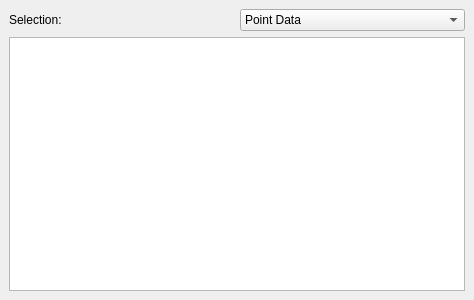
<ui version="4.0" >
 <class>ElementInspector</class>
 <widget class="QWidget" name="ElementInspector" >
  <property name="geometry" >
   <rect>
    <x>0</x>
    <y>0</y>
    <width>474</width>
    <height>300</height>
   </rect>
  </property>
  <property name="windowTitle" >
   <string>Form</string>
  </property>
  <layout class="QVBoxLayout" >
   <property name="margin" >
    <number>9</number>
   </property>
   <property name="spacing" >
    <number>6</number>
   </property>
   <item>
    <layout class="QHBoxLayout" >
     <property name="margin" >
      <number>0</number>
     </property>
     <property name="spacing" >
      <number>6</number>
     </property>
     <item>
      <widget class="QLabel" name="SourceLabel" >
       <property name="text" >
        <string>Selection:</string>
       </property>
      </widget>
     </item>
     <item>
      <widget class="QComboBox" name="DataTypeComboBox" >
       <item>
        <property name="text" >
         <string>Point Data</string>
        </property>
       </item>
       <item>
        <property name="text" >
         <string>Cell Data</string>
        </property>
       </item>
       <item>
        <property name="text" >
         <string>Field Data</string>
        </property>
       </item>
      </widget>
     </item>
    </layout>
   </item>
   <item>
    <widget class="QTreeView" name="TreeView" />
   </item>
  </layout>
 </widget>
 <resources/>
 <connections/>
</ui>
